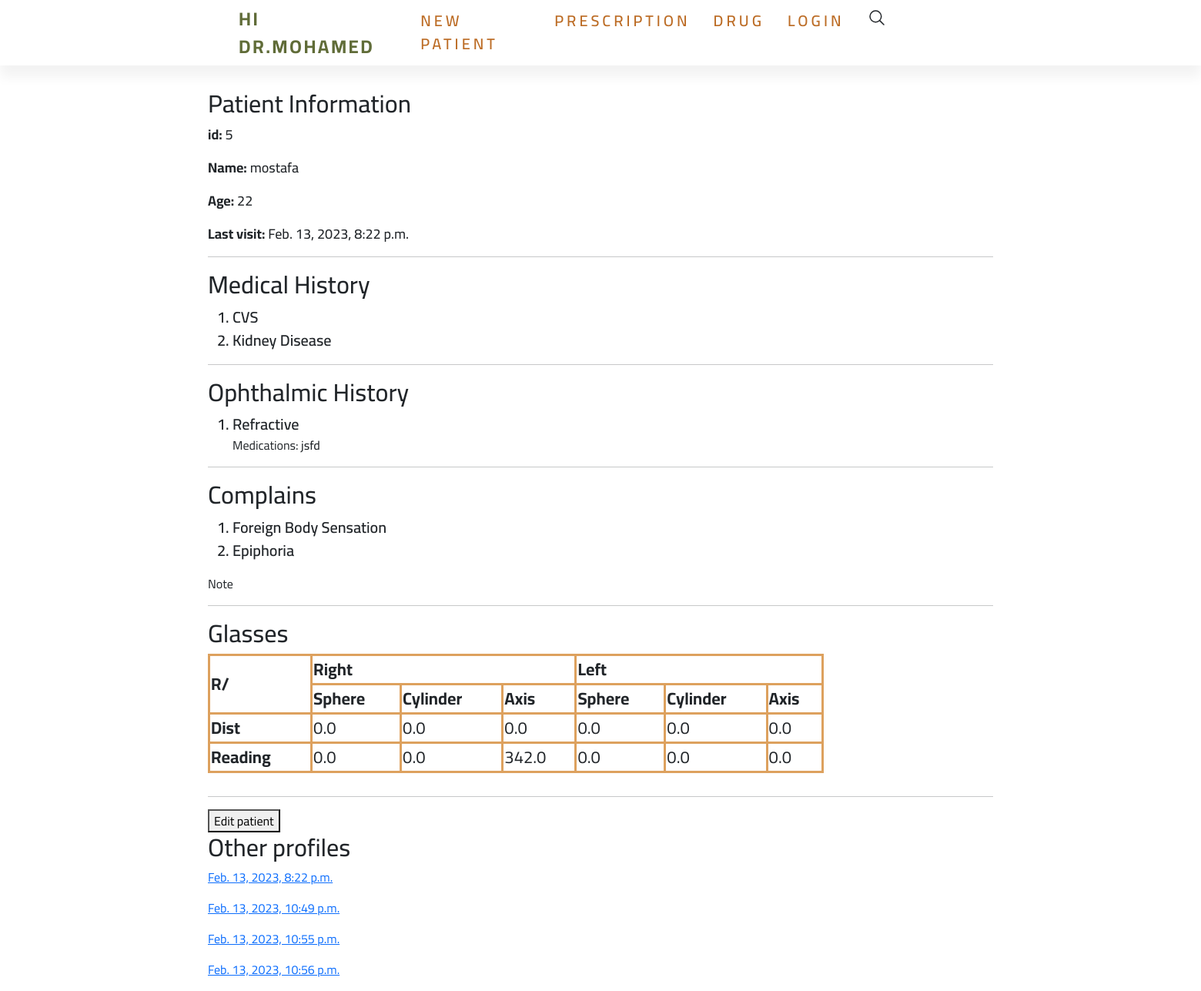
The page /profile/5/1 on the database its author committed.
### ophthclinic/models.py (models this page shows)
class client(models.Model):
    name = models.CharField(max_length=50, blank=True, null=True)
    yearofbirth = models.IntegerField(blank=True, null=True)
    relatedprofiles = models.ManyToManyField('info', null = True, blank=True, related_name='relatedprofiles')
    lastprofile = models.ForeignKey('info', null=True, blank=True,  on_delete = models.CASCADE, related_name='lastprofile')
    relatedprescriptions = models.ManyToManyField('prescription', null=True, blank = True)

class info(models.Model):
    datesubmitted = models.DateTimeField(blank=True, null=True)
    leftleft = models.FloatField(blank=True, null=True)
    leftmiddle = models.FloatField(blank=True, null=True)
    leftright = models.FloatField(blank=True, null=True )
    rightleft = models.FloatField(blank=True, null=True)
    rightmiddle = models.FloatField(blank=True, null=True)
    rightright = models.FloatField(blank=True, null=True)
    leftleftr = models.FloatField(blank=True, null=True)
    leftmiddler = models.FloatField(blank=True, null=True)
    leftrightr = models.FloatField(blank=True, null=True )
    rightleftr = models.FloatField(blank=True, null=True)
    rightmiddler = models.FloatField(blank=True, null=True)
    rightrightr = models.FloatField(blank=True, null=True)
    idpdist = models.FloatField(blank=True, null =True)
    idpread = models.FloatField(blank=True, null=True)
    diabetesmellitus = models.BooleanField(default=None)
    deabetesnumber = models.FloatField(blank=True, null=True)
    hypertension = models.BooleanField(default=False)
    ihd = models.BooleanField(default=False)
    cvs = models.BooleanField(default=False)
    asthma = models.BooleanField(default=False)
    atopy = models.BooleanField(default=False)
    liver = models.BooleanField(default=False)
    kidney = models.BooleanField(default=False)
    cataract = models.BooleanField(default=False)
    glucoma = models.BooleanField(default=False)
    glucomasurgery = models.BooleanField(default=False)
    refractive = models.BooleanField(default=False)
    medication = models.CharField(blank=True, null=True,max_length=400)
    bov = models.BooleanField(default=False)
    diplopia = models.BooleanField(default=False)
    headache = models.BooleanField(default=None)
    burning = models.BooleanField(default=False)
    foreign = models.BooleanField(default=False)
    epiphoria = models.BooleanField(default=False)
    glare = models.BooleanField(default=False)
    note = models.CharField(blank=True, null=True,max_length=1000)

### ophthclinic/views.py (the view)
# urls.py: path('profile/<int:patientid>/<int:infoid>', views.related, name='profile'),
def related(request, patientid, infoid):
     thepatient = client.objects.get(id=patientid)
     therelated = info.objects.get(id=infoid)
     year = datetime.datetime.today().year
     age = int(year) - int(thepatient.yearofbirth)
     return render(request,'ophthclinic/relatedinfo.html', {'patient':thepatient, 'profile':therelated, 'age':age})

### ophthclinic/templates/ophthclinic/relatedinfo.html (shortened to what this page needs)
{% extends "ophthclinic/layout.html" %}
{% load static %}
{% block body %}
<div class="container">
    <div class="patinfo">
        <h2>Patient Information</h2>
        <p class="info">id: <span>{{patient.id}}</span></p>
        <p class="info">Name: <span>{{patient.name}}</span></p>
        <p class="info">Age: <span>{{age}}</span></p>
        <p class="info">Last visit: <span>{{profile.datesubmitted}}</span></p>
    </div>
    <hr>
    <div class="medhis">
        <h2>Medical History</h2>
        <ol>
            {% if profile.cvs %}
            <li>CVS</li>
            {% endif %}
            {% if profile.kidney %}
            <li>Kidney Disease</li>
            {% endif %}
        </ol>
    </div>
    <hr>
    <div class="ophhis">
        <h2>Ophthalmic History</h2>
        <ol>
            {% if profile.refractive %}
            <li>Refractive</li>
            {% endif %}
            <p>Medications: <span>{{profile.medication}}</span></p>
        </ol>
            </div>
    <hr>
    <div>
        <h2>Complains</h2>
        <ol>
            {% if profile.foreign %}
            <li>Foreign Body Sensation</li>
            {% endif %}
            {% if profile.epiphoria %}
            <li>Epiphoria</li>
            {% endif %}
        </ol>
        <p>Note </p>
    </div>
    <hr>
    <div>
        <h2>Glasses</h2>
        <table>
            <tr>
                <th rowspan="2" >R/</th>
                <th colspan="3">Right</th>
                <th colspan="3">Left </th>
            </tr>
            <tr>
                <th>Sphere</th>
                <th>Cylinder</th>
                <th>Axis</th>
                <th>Sphere</th>
                <th>Cylinder</th>
                <th>Axis</th>
            </tr>
            <tr>
                <th >Dist</th>
                <td class="gls">{{profile.leftleft}}</td>
                <td class="gls">{{profile.leftmiddle}}</td>
                <td class="gls">{{profile.leftright}}</td>
                <td class="gls">{{profile.rightleft}}</td>
                <td class="gls">{{profile.rightmiddle}}</td>
                <td class="gls">{{profile.rightright}}</td>
            </tr>
            <tr>
                <th >Reading</th>
                <td class="gls">{{profile.leftleftr}}</td>
                <td class="gls">{{profile.leftmiddler}}</td>
                <td class="gls">{{profile.leftrightr}}</td>
                <td class="gls">{{profile.rightleftr}}</td>
                <td class="gls">{{profile.rightmiddler}}</td>
                <td class="gls">{{profile.rightrightr}}</td>
            </tr>
        </table>
    </div>
    <hr>
    <a href="{% url 'edit' patient.id %}"><button>Edit patient</button></a>
    <div>
        <h2>Other profiles</h2>
    {% for one in patient.relatedprofiles.all %}
    <p><a href="{%url 'profile' patient.id one.id %}">{{one.datesubmitted}}</a></p>
    {% endfor %}
    </div>
</div>
{% endblock %}

### ophthclinic/templates/ophthclinic/layout.html (style rules this page uses)
body { font-family: 'Cairo', sans-serif; padding:0px; margin: 0px; overflow-x: hidden; }
.container { padding-left: 15px; padding-right: 15px; margin-left: auto; margin-right: auto; }
@media (min-width:768px) { .container { width:768px; } }
@media (min-width:992px) { .container { width: 990px; } }
@media (min-width: 1200px) { .container { width:1050px } }

### ophthclinic/templates/ophthclinic/relatedinfo.html (style rules this page uses)
table { width:800px; margin-bottom: 30px; }
tr, th, td { border: solid #dda15e; font-size: 22px; }
.info { font-size: 18px; font-weight: 700; }
span { font-weight: 500; }
li { font-size: 20px; font-weight: 600; }

### rows shown on the page
client: id "5", name "mostafa"
info: datesubmitted "Feb. 13, 2023, 8:22 p.m.", medication "jsfd", leftleft "0.0", leftmiddle "0.0", leftright "0.0", rightleft "0.0", rightmiddle "0.0", rightright "0.0", leftleftr "0.0", leftmiddler "0.0", leftrightr "342.0", rightleftr "0.0", rightmiddler "0.0", rightrightr "0.0"
info: datesubmitted "Feb. 13, 2023, 10:49 p.m."
info: datesubmitted "Feb. 13, 2023, 10:55 p.m."
info: datesubmitted "Feb. 13, 2023, 10:56 p.m."
